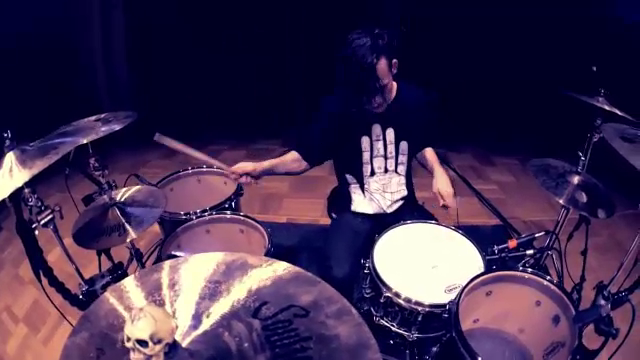
#> input picture frame 46 of Videos/drummer.mp4, 640 x 360 px, given in place of v.mp4, which was not available
$ jupyter execute '57 - Blending of two videos.ipynb'   (text cells are left out)
#> lines starting #> are read from the running program, lines starting #| are printed output that depends on the picture; pictures that were not available may be replaced by others from this repository, and a replacement may not be noted
[cell 1]
import cv2
import numpy as np

[cell 2]
foreground = cv2.VideoCapture("/Users/alireza/Coding/OpenCV_Learning/OpenCV_Learnings/Videos/v.mp4")
background = cv2.VideoCapture("/Users/alireza/Coding/OpenCV_Learning/OpenCV_Learnings/Videos/z.mp4")

height , witdth = 1080 , 1920

while True:
    ret , foreground = foreground.read()
#> foreground is the input picture: shape (360, 640, 3); mean B, G, R 80.3, 46.1, 64

    _ , background = background.read()

    if ret is not None:
        # creating the alpha mask
        alpha = np.zeros_like(foreground)
        gray = cv2.cvtColor(foreground, cv2.COLOR_BGR2GRAY)
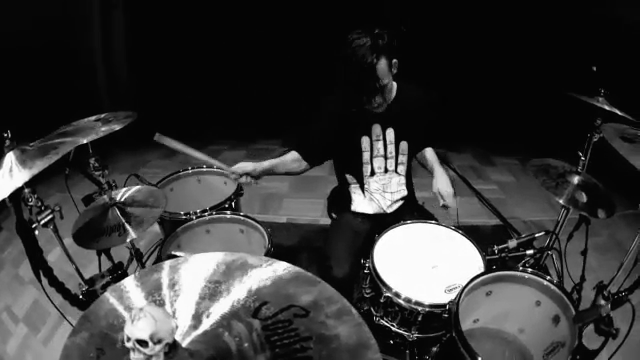
#> gray: shape (360, 640); min 0, max 255, mean 55.3
        alpha[:, :, 0] = gray
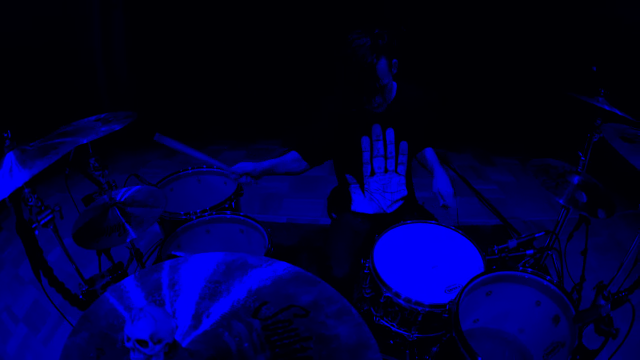
#> alpha: shape (360, 640, 3); mean of channels 0, 1, 2 55.3, 0, 0; drawn as B, G, R
        alpha[:, :, 1] = gray
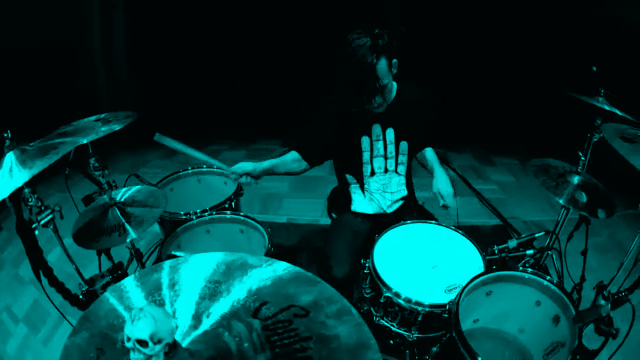
#> alpha: shape (360, 640, 3); mean of channels 0, 1, 2 55.3, 55.3, 0; drawn as B, G, R
        alpha[:, :, 2] = gray

        # converting uint8 to float type
        foreground = foreground.astype(float)
        background = background.astype(float)

        # normalizing the alpha mask inorder
        # to keep intensity between 0 and 1
        alpha = alpha.astype(float)/255

        # multiplying the foreground
        # with alpha matte
        foreground = cv2.multiply(alpha,
                                  foreground)
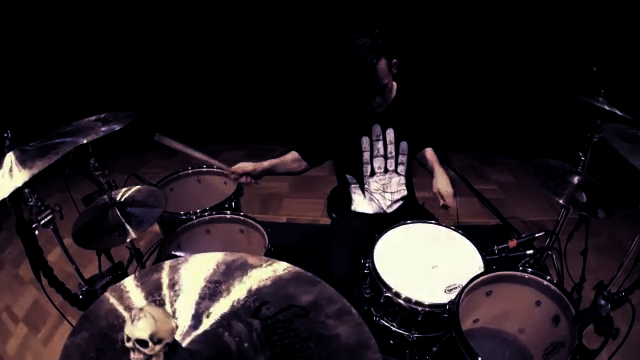
#> foreground: shape (360, 640, 3) float64; mean of channels 0, 1, 2 31.3, 27.9, 35.1; drawn as B, G, R

        # multiplying the background
        # with (1 - alpha)
        background = cv2.multiply(1.0 - alpha,
                                  background)
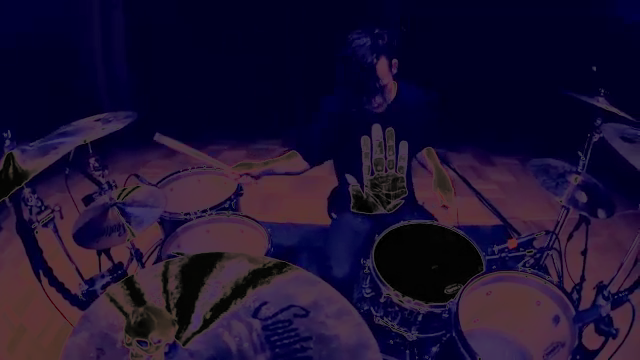
#> background: shape (360, 640, 3) float64; mean of channels 0, 1, 2 49, 18.1, 28.9; drawn as B, G, R


        # adding the masked foreground
        # and background together
        outImage = cv2.add(foreground,
                           background)

        # resizing the masked output
        ims = cv2.resize(outImage, (980, 540))

        # showing the masked output video
        cv2.imshow('Blended', ims/255)

        # if the user presses 'q' then the
        # program breaks from while loop
        if cv2.waitKey(1) & 0xFF == ord('q'):
#> (key q is pressed here)
            break
    # if the actual video is over then there's
    # nothing in the foreground array thus
    # breaking from the while loop
    else:
        break

print('Video Blending is done perfectly')

$ run again, starting later in the video
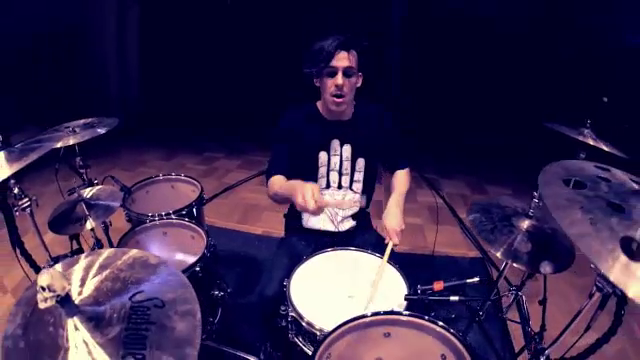
#> input picture frame 209 of Videos/drummer.mp4, 640 x 360 px, given in place of v.mp4, which was not available
#> foreground is the input picture: shape (360, 640, 3); mean B, G, R 75.8, 39.1, 54.3
#> `foreground = cv2.multiply(alpha, foreground)`:
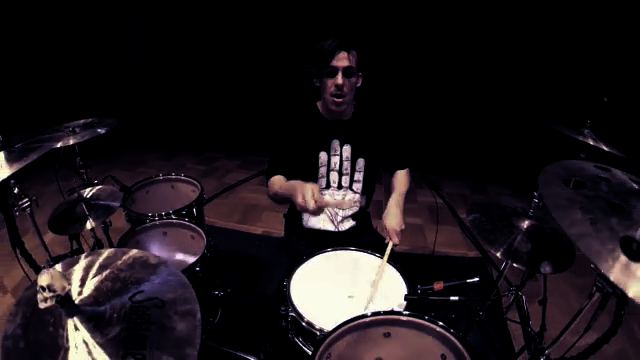
#> foreground: shape (360, 640, 3) float64; mean of channels 0, 1, 2 26.6, 22.9, 28.8; drawn as B, G, R
#> `background = cv2.multiply(1.0 - alpha, background)`:
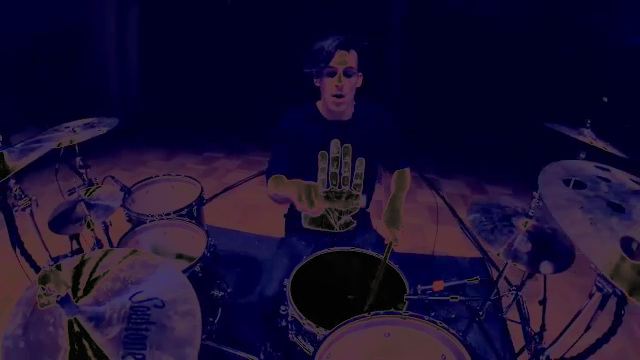
#> background: shape (360, 640, 3) float64; mean of channels 0, 1, 2 49.2, 16.2, 25.5; drawn as B, G, R

$ run again, starting later in the video
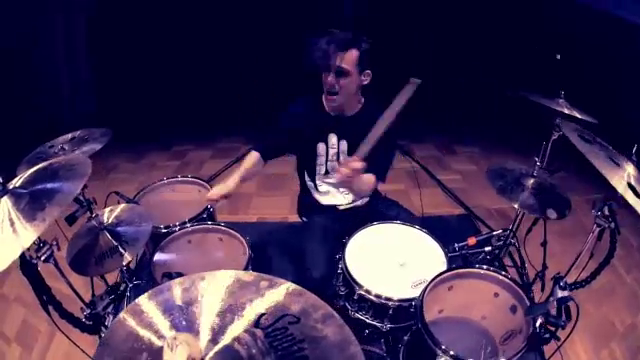
#> input picture frame 372 of Videos/drummer.mp4, 640 x 360 px, given in place of v.mp4, which was not available
#> foreground is the input picture: shape (360, 640, 3); mean B, G, R 80, 45.4, 64.5
#> `foreground = cv2.multiply(alpha, foreground)`:
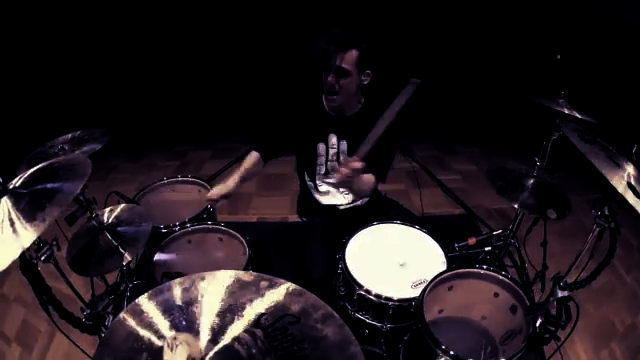
#> foreground: shape (360, 640, 3) float64; mean of channels 0, 1, 2 30.2, 26.5, 33.9; drawn as B, G, R
#> `background = cv2.multiply(1.0 - alpha, background)`:
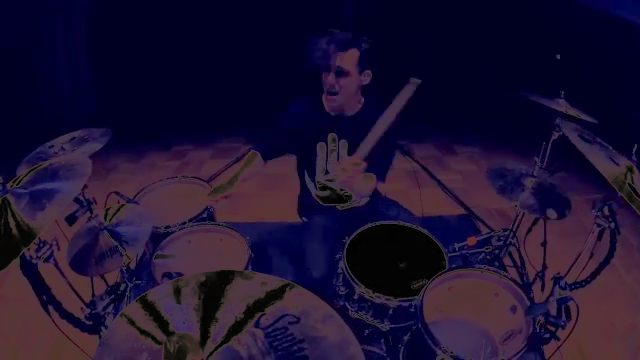
#> background: shape (360, 640, 3) float64; mean of channels 0, 1, 2 49.8, 19, 30.5; drawn as B, G, R
